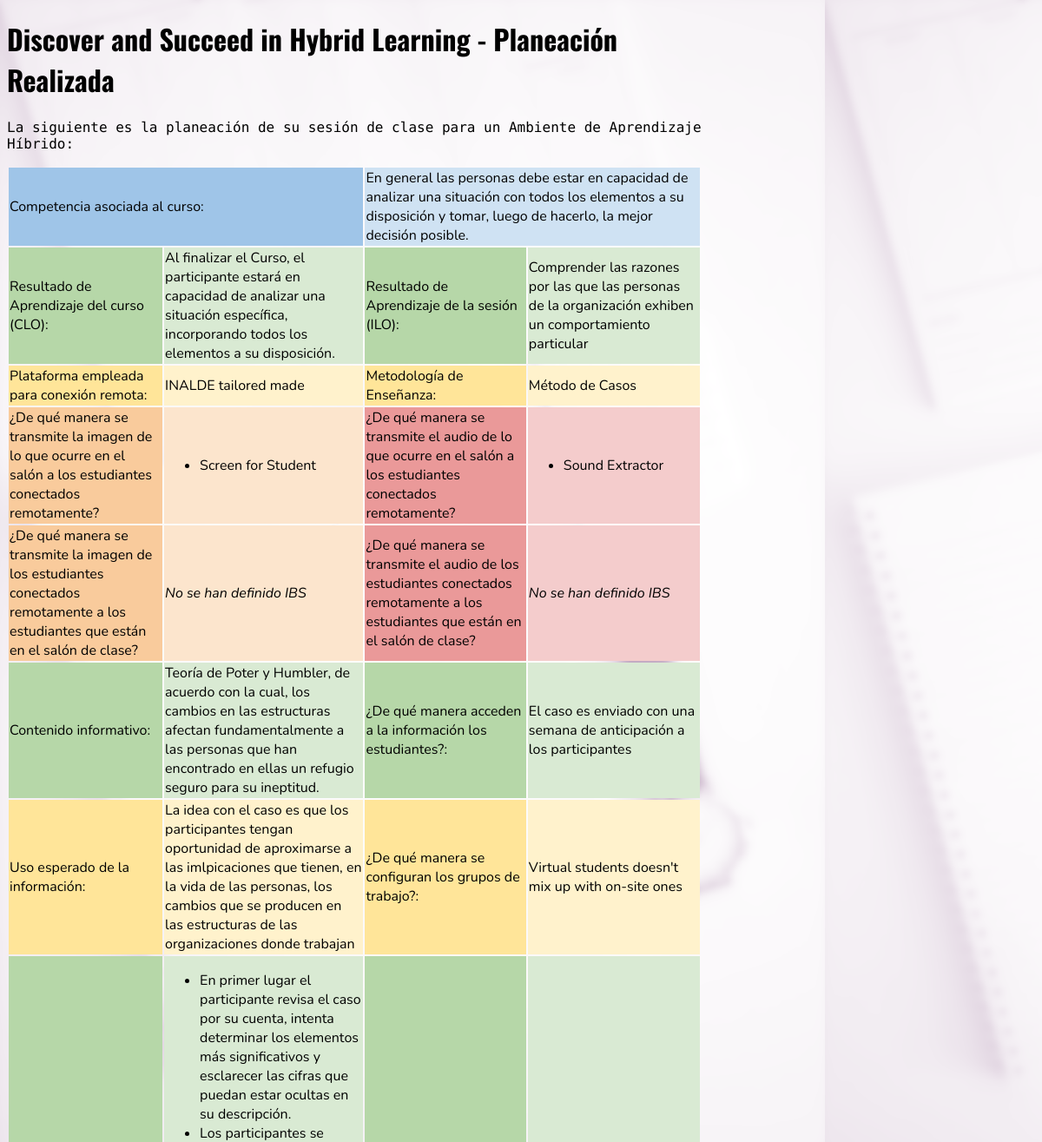
Before: /planner/1/fullSessionPlan/ (upper part) with the older database file.
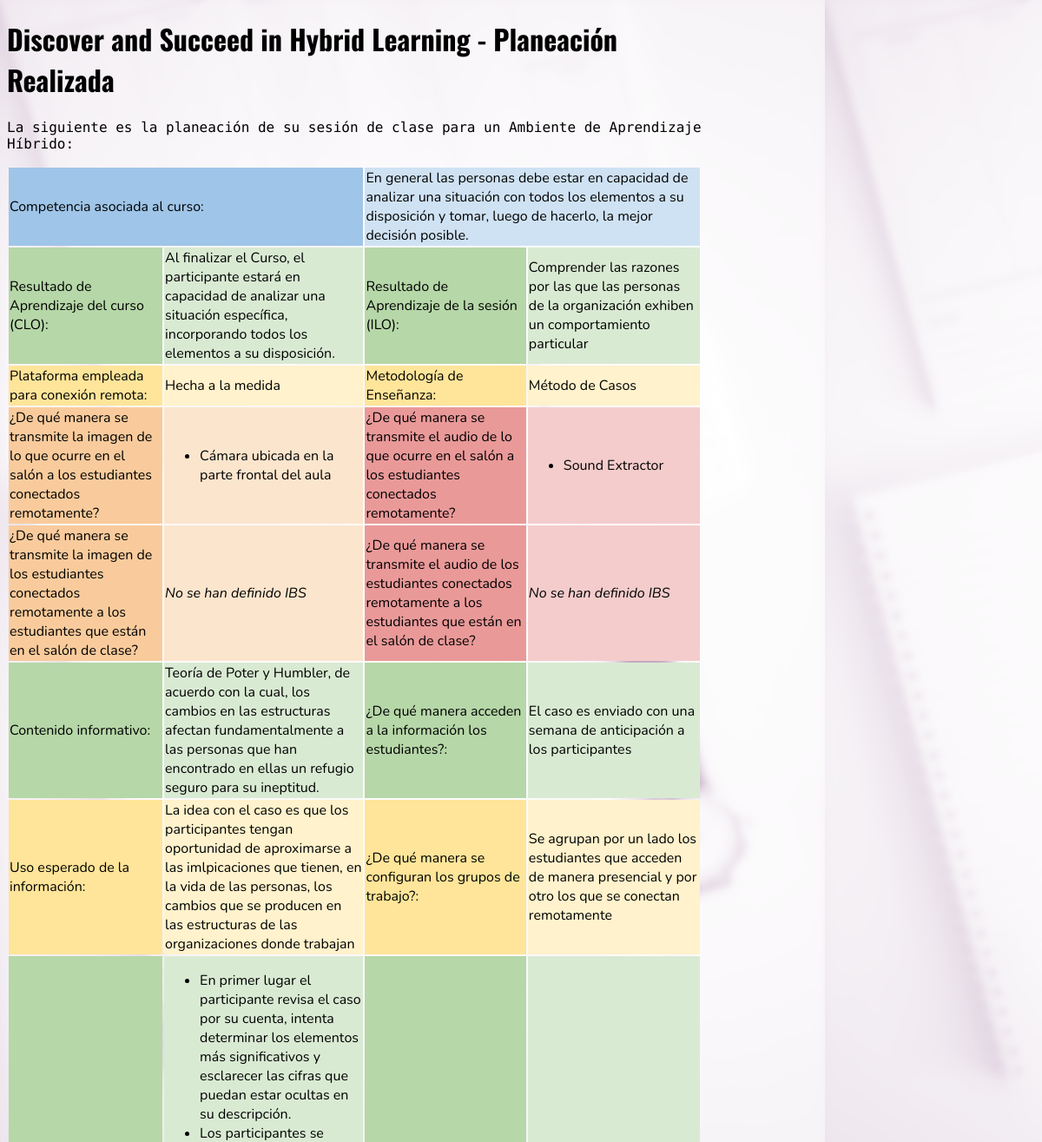
After: the same page with the newer database file.
### planner/models.py (models this page shows, shortened)
class Session_plan(models.Model):
    teaching_method = models.ForeignKey(Teaching_method, on_delete=models.CASCADE)
    platform = models.ForeignKey(Platform, on_delete=models.CASCADE, default=1)
    group_configuration = models.ForeignKey(Group_configuration, on_delete=models.CASCADE, default=1)
    clo = models.ManyToManyField(Clo)
    ilo = models.ManyToManyField(Ilo)
    content = models.ManyToManyField(Content)
    ibs = models.ManyToManyField(Ibs)
    learning_activity = models.ManyToManyField(Learning_activity)
    session_plan_name = models.CharField(max_length=200, default='ingrese un nombre')
    session_plan_content_delivery_method = models.TextField()
    session_plan_intended_content_use = models.TextField()
    session_plan_feedback_detail = models.TextField()
    session_plan_participation_detail = models.TextField()
    session_plan_ideal_student_outcome = models.CharField(max_length=200,
                                                          default='resultado ideal de las LA')

class Platform(models.Model):
    platform_name = models.CharField(max_length=200)
    def __str__(self):
        return self.platform_name

class Ibs(models.Model):
    IBS_TYPE = [
        ('A','Audio'),
        ('V','Visual'),
    ]
    IBS_COM_DIRECTION = [
        ('P','Desde los estudiantes que asisten presencialmente'),
        ('R','Desde los estudiantes que se conectan de manera remota'),
    ]
    ibs_name = models.CharField(max_length=200)
    ibs_description = models.TextField()
    ibs_type = models.CharField(
        max_length=1,
        choices=IBS_TYPE,
        default='A',
        )
    ibs_com_direction = models.CharField(
        max_length=1,
        choices=IBS_COM_DIRECTION,
        default='P',
    )

class Group_configuration(models.Model):
    group_configuration_name = models.CharField(max_length=200)
    group_configuration_description = models.TextField()

class Teaching_method(models.Model):
    teaching_method_name = models.CharField(max_length=200)
    teaching_method_description = models.TextField()
    teaching_method_suggested_scenario = models.TextField()

### planner/views.py (the view)
# urls.py: path('<int:session_plan_id>/fullSessionPlan/', views.fullSessionPlan, name='fullSessionPlan'),
def fullSessionPlan(request, session_plan_id):
    full_session_plan = get_object_or_404(Session_plan, pk=session_plan_id)
    ilo_session = get_object_or_404(Ilo, session_plan=full_session_plan.id)
    ibs_session_visual1 = Ibs.objects.filter(session_plan=full_session_plan.id,
                                             ibs_type='V',
                                             ibs_com_direction='P')
    ibs_session_visual1 = ibs_session_visual1.exclude(ibs_name='Not Specific')
    ibs_session_visual2 = Ibs.objects.filter(session_plan=full_session_plan.id,
                                             ibs_type='V',
                                             ibs_com_direction='R')
    ibs_session_visual2 = ibs_session_visual2.exclude(ibs_name='Not Specific')
    ibs_session_audio1 = Ibs.objects.filter(session_plan=full_session_plan.id,
                                             ibs_type='A',
                                             ibs_com_direction='P')
    ibs_session_audio1 = ibs_session_audio1.exclude(ibs_name='Not Specific')
    ibs_session_audio2 = Ibs.objects.filter(session_plan=full_session_plan.id,
                                             ibs_type='A',
                                             ibs_com_direction='R')
    ibs_session_audio2 = ibs_session_audio2.exclude(ibs_name='Not Specific')
    content_session = get_object_or_404(Content, session_plan=full_session_plan.id)
    learning_activity_session = Learning_activity.objects.filter(session_plan=full_session_plan.id)
    return render(request, 'planner/fullSessionPlan.html', {'session_plan': full_session_plan,
                                                            'ilo': ilo_session,
                                                            'ibs_session_visual1': ibs_session_visual1,
                                                            'ibs_session_visual2': ibs_session_visual2,
                                                            'ibs_session_audio1': ibs_session_audio1,
                                                            'ibs_session_audio2': ibs_session_audio2,
                                                            'content': content_session,
                                                            'learning_activity': learning_activity_session,})

### planner/templates/planner/fullSessionPlan.html (shortened to what the changed rows need)
{% load static %}
<!DOCTYPE html>
<html>
  <head>
    <link rel="stylesheet" type="text/css" href="{% static 'planner/style.css' %}">
  </head>
  <body>
    <h1 class="page_title">Discover and Succeed in Hybrid Learning - Planeación Realizada</h1>
    <table>
        <tr>
            <td class="cell_style3">Plataforma empleada para conexión remota:</td>
            <td class="cell_style4">{{ session_plan.platform }}</td>
            <td class="cell_style3">Metodología de Enseñanza:</td>
            <td class="cell_style4">{{ session_plan.teaching_method.teaching_method_name }}</td>
        </tr>
        <tr>
            <td class="cell_style8">
                {% if ibs_session_visual1 %}
                    <ul>
                        {% for ibs in ibs_session_visual1 %}
                        <li>
                            {{ ibs.ibs_name }}
                        </li>
                        {% endfor %}
                    </ul>
                {% else %}
                    <em>No se han definido IBS</em>
                {% endif %}
            </td>
        </tr>
        <tr>
            <td class="cell_style1">Contenido informativo:</td>
            <td class="cell_style2">{{ content.content_description }}</td>
            <td class="cell_style1">¿De qué manera acceden a la información los estudiantes?:</td>
            <td class="cell_style2">{{ session_plan.session_plan_content_delivery_method }}</td>
        </tr>
        <tr>
            <td class="cell_style3">Uso esperado de la información:</td>
            <td class="cell_style4">{{ session_plan.session_plan_intended_content_use }}</td>
            <td class="cell_style3">¿De qué manera se configuran los grupos de trabajo?:</td>
            <td class="cell_style4">{{ session_plan.group_configuration.group_configuration_description }}</td>
        </tr>
    </table>
  </body>
</html>

Changed rows visible on the page:
removed Ibs: ibs_name "Screen for Student", shown under "Discover and Succeed in Hybrid Learning - Planeación Realizada"
changed through a linked row, Session_plan "El caso es enviado con una semana de anticipación a los participantes": platform "INALDE tailored made" → "Hecha a la medida"; group_configuration.group_configuration_description "Virtual students doesn't mix up with on-site ones" → "Se agrupan por un lado los estudiantes que acceden de manera presencial y por otro los que se conectan remotamente"
added Ibs: ibs_name "Cámara ubicada en la parte frontal del aula", shown under "Discover and Succeed in Hybrid Learning - Planeación Realizada"
